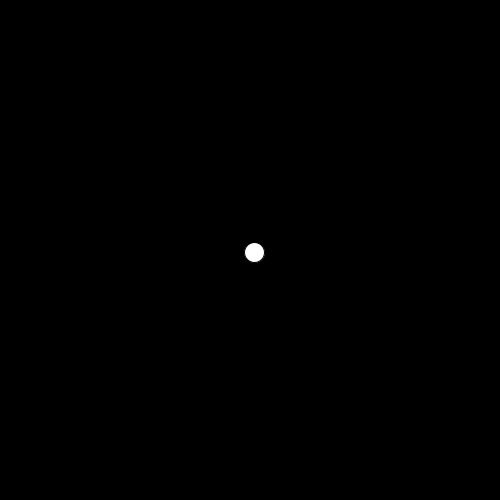
Frame 1 (no input)
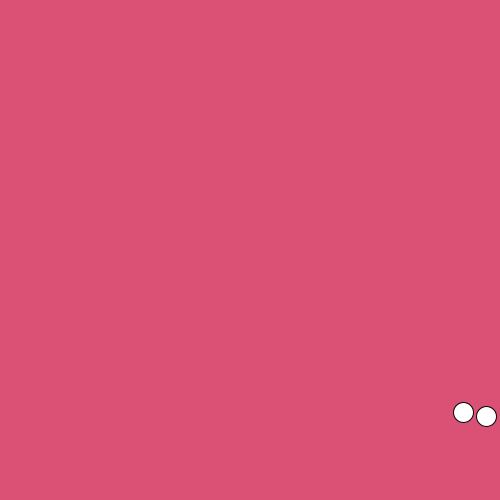
Frame 60 (the mouse pressed at the canvas centre just before this capture)
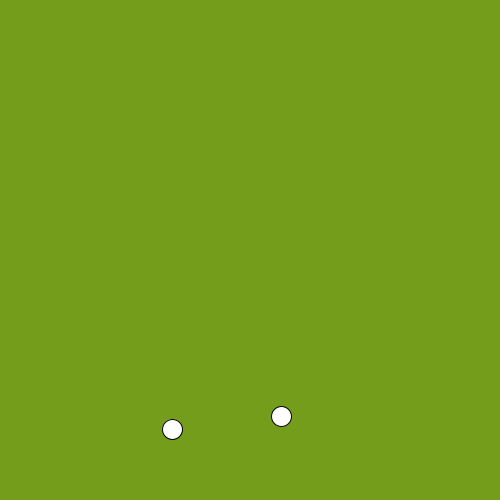
Frame 120 (the mouse held since frame 60 and released just before this capture)

The Processing sketch that drew these frames (run headless with seeded random() and noise(); from frame 60 on, the mouse is pressed at the canvas centre):

// Processing sketch: sketch_180214d
// ── sketch_180214d.pde
//Global variables
//Can  be accessed by anything on the script

float x1 ;
float y1 ;
float xSpeed1;
float ySpeed1;
float randoColor1;
float randoColor2;
float randoColor3;

//Ball 2

float x2 ;
float y2 ;
float xSpeed2;
float ySpeed2;

void setup(){
  size(500,500);
  // They are given variables and assigned here
  x1 = width/2;
  y1 = height/2;
  
  
  //Set random speed
  xSpeed1 = random(2,5);
  ySpeed1 = random(2,5);
  
  //BALL 2
  x2 = width/2;
  y2 = height/2;
  
  xSpeed2 = random(2,5);
  ySpeed2 = random(2,5);
 
}
 
void draw(){
   background(randoColor1,randoColor2,randoColor3);
   
  
  //Ball 1
  //Varaiables are applied and used 
  x1 = x1 + xSpeed1;
  y1 = y1 + ySpeed1;
  
  ellipse(x1,y1,20,20);
  
  //Ball 2
  //Varaiables are applied and used 
  x2 = x2 + xSpeed2;
  y2 = y2 + ySpeed2;
  
  ellipse(x2,y2,20,20);
 
  //Collision detection on the wall
  
  //BALL ONE BOUNCE
  // X wall bounces
  if(x1 >= 500){
    xSpeed1 = -xSpeed1;
    randoColor1 = random(1,255);
   randoColor2 = random(1,255);
   randoColor3 = random(1,255);
  }
  if(x1 <= 0){
   xSpeed1 = -xSpeed1; 
   randoColor1 = random(1,255);
   randoColor2 = random(1,255);
   randoColor3 = random(1,255);
  }
  
  // Y wall bounces
  if(y1 >= 500){
    ySpeed1 = -ySpeed1;
    randoColor1 = random(1,255);
   randoColor2 = random(1,255);
   randoColor3 = random(1,255);
  }
  if(y1 <= 0){
   ySpeed1 = -ySpeed1;
   randoColor1 = random(1,255);
   randoColor2 = random(1,255);
   randoColor3 = random(1,255);
  }
  
  //BALL TWO BOUNCE
  // X wall bounces
  if(x2 >= 500){
    xSpeed2 = -xSpeed2;
    randoColor1 = random(1,255);
   randoColor2 = random(1,255);
   randoColor3 = random(1,255);
  }
  if(x2 <= 0){
   xSpeed2 = -xSpeed2; 
   randoColor1 = random(1,255);
   randoColor2 = random(1,255);
   randoColor3 = random(1,255);
  }
  
  // Y wall bounces
  if(y2 >= 500){
    ySpeed2 = -ySpeed2;
    randoColor1 = random(1,255);
   randoColor2 = random(1,255);
   randoColor3 = random(1,255);
  }
  if(y2 <= 0){
   ySpeed2 = -ySpeed2; 
   randoColor1 = random(1,255);
   randoColor2 = random(1,255);
   randoColor3 = random(1,255);
  }
  
}
